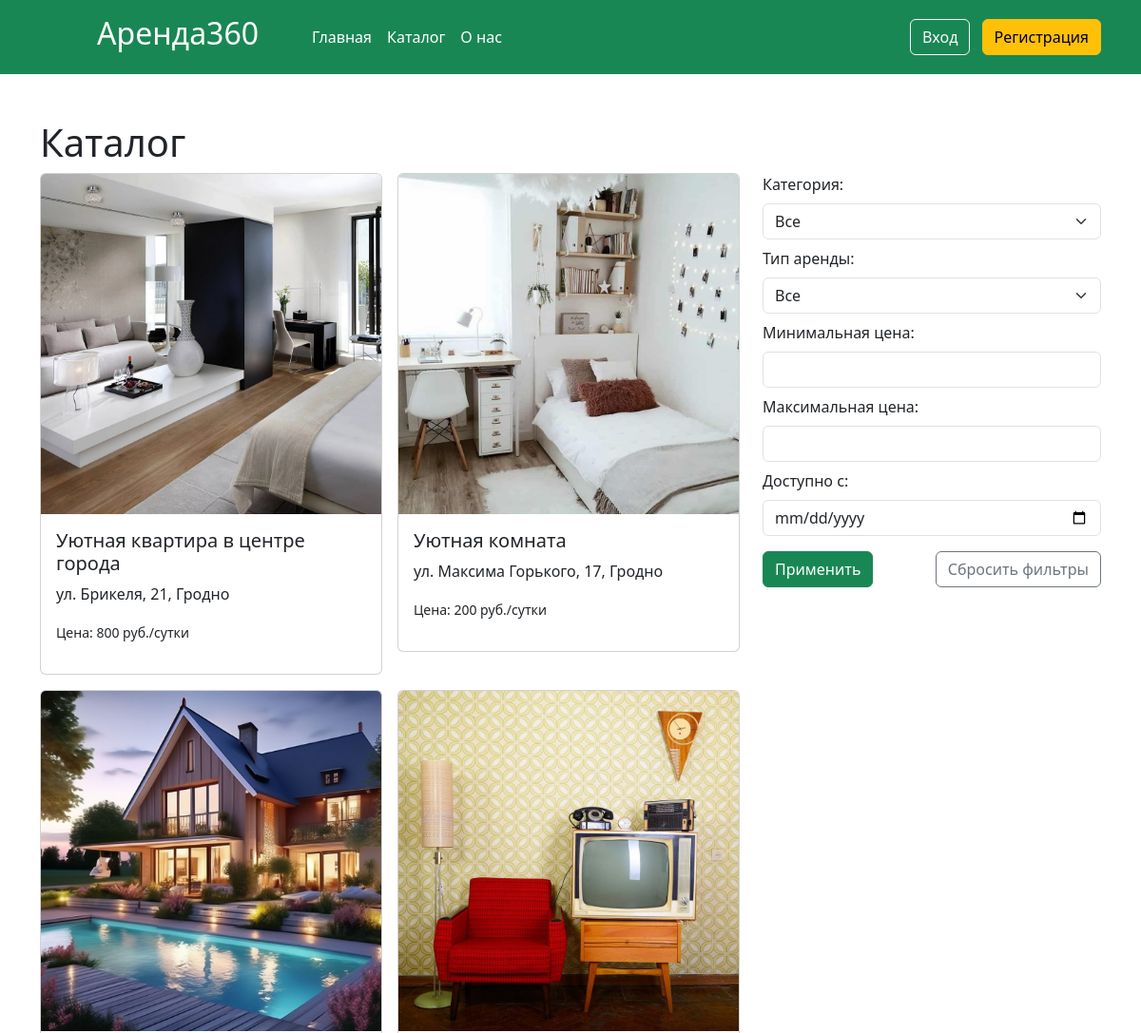
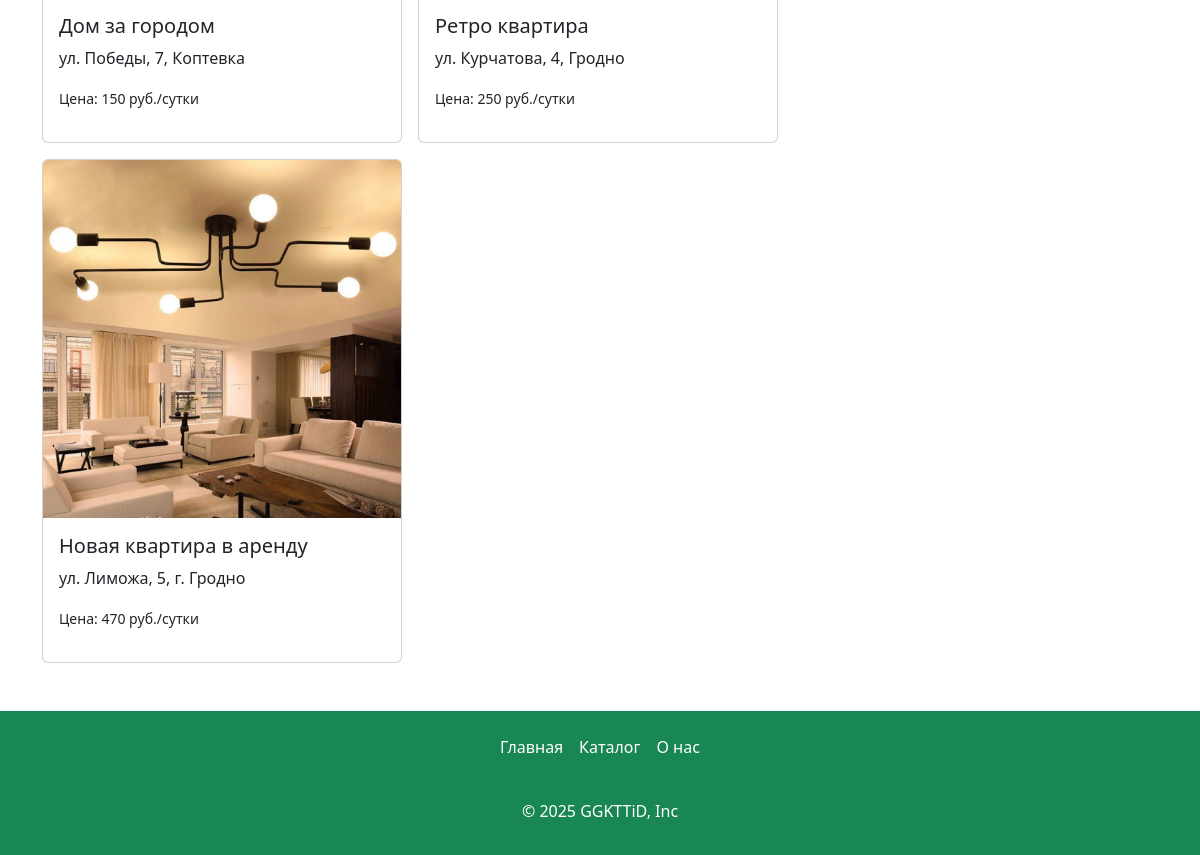
/catalog, run on the app's committed database (2 pictures, top to bottom).
### app.py (models this page shows, shortened)
class Articles(db.Model):
    id = db.Column(db.Integer,primary_key=True)
    title = db.Column(db.String(100))
    text = db.Column(db.Text)
    image_name = db.Column(db.String(100))
    category = db.Column(db.String(100))
    price = db.Column(db.Integer)
    type_app = db.Column(db.String(100))
    address= db.Column(db.String(100))
    count_rooms = db.Column(db.Integer)
    id_user = db.Column(db.Integer, db.ForeignKey('users.id'))
    orders = db.relationship('Orders', backref='article', lazy=True)
    images = db.relationship('Image', backref='article', lazy=True, cascade="all, delete-orphan")

### app.py (the view)
@app.route('/catalog')
def catalog():
    if request.method == 'GET':
        category = request.args.get('category')
        min_price = request.args.get('min_price')
        max_price = request.args.get('max_price')
        type_app = request.args.get('type_app')
        available_date_str = request.args.get('available_date')
        available_date = datetime.strptime(available_date_str, "%Y-%m-%d") if available_date_str else None
        count_rooms = request.args.get('room_type')
        query = Articles.query
        if category:
            query = query.filter(Articles.category == category)
        if min_price:
            query = query.filter(Articles.price >= int(min_price))
        if max_price:
            query = query.filter(Articles.price <= int(max_price))
        if type_app:
            query = query.filter(Articles.type_app == type_app)
        if available_date:
            query = query.filter(~Articles.orders.any(Orders.date == available_date))
        if count_rooms:
            if int(count_rooms) >= 4:
                query = query.filter(Articles.count_rooms >= int(count_rooms))
            else:
                query = query.filter(Articles.count_rooms == int(count_rooms))
        filtered_articles = query.all()
        return render_template("catalog.html",articles=filtered_articles)

### app.py (called while the page is built)
@app.context_processor
def inject_unread_messages():
    if 'name' in session:
        current_user = Users.query.filter_by(email=session['name']).first()
        unread_count = Messages.query.filter_by(recipient_id=current_user.id, is_read=False).count()
        return dict(unread_messages=unread_count)
    return dict(unread_messages=0)

@app.context_processor
def inject_user():
    def get_user_name():
        if 'name' in session:
            return Users.query.filter_by(email=session['name']).first()
    return dict(active_user=get_user_name())

### templates/catalog.html (shortened to what this page needs)
{% extends 'base.html' %}
{% block main %}
  <main>
    <div class="container my-5">
        <h1>Каталог</h1>
      <div class="row">
        <div class="col-md-8">
          <div class="row g-3">
            {%if articles%}
            {%for article in articles%}
            <div class="col-md-6">
              <a href="/card/{{article.id}}" class="card-link">
                <div class="card">
                  <img
                    src="./static/img/upload/{{article.image_name}}"
                    class="card-img-top"
                    alt="{{article.title}}"
                  />
                  <div class="card-body">
                    <h5 class="card-title">{{article.title}}</h5>
                    <p class="font-weight-bold">{{article.address}}</p>
                    <p><small>Цена: {{article.price}} руб./{%if article.type_app=="Посуточная"%}сутки{%else%}месяц{%endif%}</small></p>
                  </div>
                </div>
              </a>
            </div>
            {%endfor%}
            {%else%}
              <p>Ничего не найдено!</p>
            {%endif%}
          </div>
        </div>
        <div class="col-md-4">
          <form method="GET" action="/catalog" class="">
            <label for="category" class="form-label">Категория:</label>
            <select name="category" id="category" class="form-select" onchange="toggleRoomType()">
                <option value="">Все</option>
            </select>
            <label for="type_app" class="form-label mt-2">Тип аренды:</label>
            <select name="type_app" id="type_app" class="form-select">
                <option value="">Все</option>
            </select>
            <label for="min_price" class="form-label mt-2">Минимальная цена:</label>
            <input type="number" class="form-control" name="min_price" id="min_price" value="{{ request.args.get('min_price', '') }}">
            <label for="max_price" class="form-label mt-2">Максимальная цена:</label>
            <input type="number" class="form-control" name="max_price" id="max_price" value="{{ request.args.get('max_price', '') }}">
            <label for="available_date" class="form-label mt-2">Доступно с:</label>
            <input type="date" class="form-control" name="available_date" id="available_date" value="{{ request.args.get('available_date', '') }}">
            <div class="d-flex justify-content-between mt-3">
                <button type="submit" class="btn btn-success">Применить</button>
                <a href="/catalog" class="btn btn-outline-secondary">Сбросить фильтры</a>
            </div>
          </form>
        </div>
      </div>
    </div>
  </main>
{% endblock %}

### templates/base.html (shortened to what this page needs)
<!DOCTYPE html>
<html lang="en">
  <head>
    <link
      href="{{ url_for('static', filename='css/bootstrap.min.css') }}"
      rel="stylesheet"
    />
    <link rel="stylesheet" href="{{ url_for('static', filename='css/style.css') }}" />
    <link rel="stylesheet" href="https://cdn.jsdelivr.net/npm/flatpickr/dist/flatpickr.min.css">
<link
  rel="stylesheet"
  href="https://unpkg.com/leaflet@1.9.4/dist/leaflet.css"
/>
  </head>
  <body>
    <header class="p-3 text-bg-success">
      <div class="container">
        <div
          class="d-flex flex-wrap align-items-center justify-content-center justify-content-lg-start"
        >
          <a
            href="/"
            class="d-flex align-items-center mb-2 mb-lg-0 text-white text-decoration-none"
          >
            <h2>Аренда360</h2>
          </a>
          <ul
            class="nav col-12 col-lg-auto me-lg-auto mx-5 mb-2 justify-content-center mb-md-0"
          >
            <li>
              <a href="/" class="nav-link px-2 text-white">Главная</a>
            </li>
            <li><a href="/catalog" class="nav-link px-2 text-white">Каталог</a></li>
            <li>
              <a href="/about" class="nav-link px-2 text-white">О нас</a>
            </li>
          </ul>
          <div class="text-end">
            {%if 'name' in session and active_user %}
            <a href="/my_chats" class="btn btn-outline-light me-2">Мои чаты <span class="badge bg-danger">{{ unread_messages }}</span></a>
            <a href="/profile" class="btn btn-outline-light me-2">Профиль</a>
            <a href="/logout"  class="btn btn-warning">Выйти</a>
            {% else %}
            <a href="/login" class="btn btn-outline-light me-2">Вход</a>
             <a href="/reg"  class="btn btn-warning">Регистрация</a>
             {%endif%}
          </div>
        </div>
      </div>
    </header>
    {% block main %} {% endblock %}
    <footer class="py-3 text-bg-success">
      <ul class="nav justify-content-center pb-3 mb-3">
        <li class="nav-item">
          <a href="/" class="nav-link px-2 text-white">Главная</a>
        </li>
        <li class="nav-item">
          <a href="/catalog" class="nav-link px-2 text-white">Каталог</a>
        </li>
        <li class="nav-item">
          <a href="/about" class="nav-link px-2 text-white">О нас</a>
        </li>
      </ul>
      <p class="text-center text-body-white">© 2025 GGKTTiD, Inc</p>
    </footer>
  </body>
</html>

### static/css/style.css (style rules this page uses)
html { height: 100%; }
body { display: flex; flex-direction: column; height: 100%; background-color: #ffff; border-radius: 30px; }
main { flex: 1 0 auto; }
footer { flex: 0 0 auto; }
.card-link { text-decoration: none; }
.card { transition: box-shadow 0.3s; }

### data on the page
Articles: image_name (picture), title "Уютная квартира в центре города", address "ул. Брикеля, 21, Гродно", price "800", type_app "сутки"
Articles: image_name (picture), title "Уютная комната", address "ул. Максима Горького, 17, Гродно", price "200", type_app "сутки"
Articles: image_name (picture), title "Дом за городом", address "ул. Победы, 7, Коптевка", price "150", type_app "сутки"
Articles: image_name (picture), title "Ретро квартира", address "ул. Курчатова, 4, Гродно", price "250", type_app "сутки"
Articles: image_name (picture), title "Новая квартира в аренду", address "ул. Лиможа, 5, г. Гродно", price "470", type_app "сутки"
